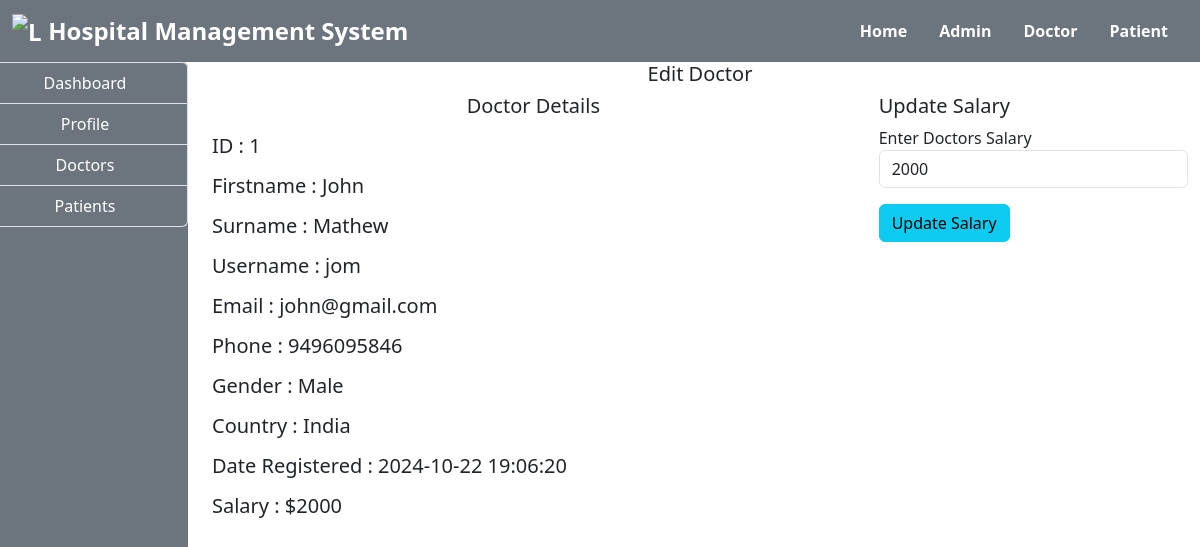
The page /admin/edit.php?id=1 on the database its author committed.
### tables this page shows
CREATE TABLE `doctors` (
  `id` int(100) NOT NULL,
  `firstname` varchar(100) NOT NULL,
  `surname` varchar(100) NOT NULL,
  `username` varchar(100) NOT NULL,
  `email` varchar(100) NOT NULL,
  `gender` varchar(100) NOT NULL,
  `phone` varchar(100) NOT NULL,
  `country` varchar(100) NOT NULL,
  `password` varchar(100) NOT NULL,
  `salary` varchar(100) NOT NULL,
  `date_reg` varchar(100) NOT NULL,
  `status` varchar(100) NOT NULL,
  `profile` varchar(100) NOT NULL
);

### admin/edit.php (the view, shortened to what this page needs)
<!DOCTYPE html>
<html lang="en">
<head>
</head>
<body>
    <?php
    include("../include/header.php");
    include("../include/connection.php");
    ?>
    <div class="container-fluid">
        <div class="col-md-12">
            <div class="row">
                <div class="col-md-2">
                    <?php
                    include("sidenav.php");
                    ?>
                </div>
                <div class="col-md-10">
                    <h5 class="text-center">Edit Doctor</h5>
                    <?php
                    if (isset($_GET['id'])) {
                        $id = $_GET['id'];
                        $query = "SELECT * FROM doctors WHERE id='$id'";
                        $res = mysqli_query($connect,$query);
                        $row = mysqli_fetch_array($res);
                    }
                    ?>
                    <div class="row">
                        <div class="col-md-8">
                            <h5 class="text-center">Doctor Details</h5>
                            <h5 class="my-3">ID : <?php echo $row['id']?></h5>
                            <h5 class="my-3">Firstname : <?php echo $row['firstname']?></h5>
                            <h5 class="my-3">Surname : <?php echo $row['surname']?></h5>
                            <h5 class="my-3">Username : <?php echo $row['username']?></h5>
                            <h5 class="my-3">Email : <?php echo $row['email']?></h5>
                            <h5 class="my-3">Phone : <?php echo $row['phone']?></h5>
                            <h5 class="my-3">Gender : <?php echo $row['gender']?></h5>
                            <h5 class="my-3">Country : <?php echo $row['country']?></h5>
                            <h5 class="my-3">Date Registered : <?php echo $row['date_reg']?></h5>
                            <h5 class="my-3">Salary : $<?php echo $row['salary']?></h5>
                        </div>
                        <div class="col-md-4">
                            <h5>Update Salary</h5>
                            <form action="" method="post">
                                <label for="">Enter Doctors Salary</label>
                                <input type="number" name="salary" id="" class="form-control" placeholder="Enter doctor's salary" value="<?php echo $row['salary']?>">
                                <input type="submit" name="update" class="btn btn-info my-3" value="Update Salary">
                            </form>
                        </div>
                    </div>
                </div>
            </div>
        </div>
    </div>
</body>
</html>

### rows shown on the page
doctors: id "1", firstname "John", surname "Mathew", username "jom", email "john@gmail.com", phone "9496095846", gender "Male", country "India", date_reg "2024-10-22 19:06:20", salary "2000"
